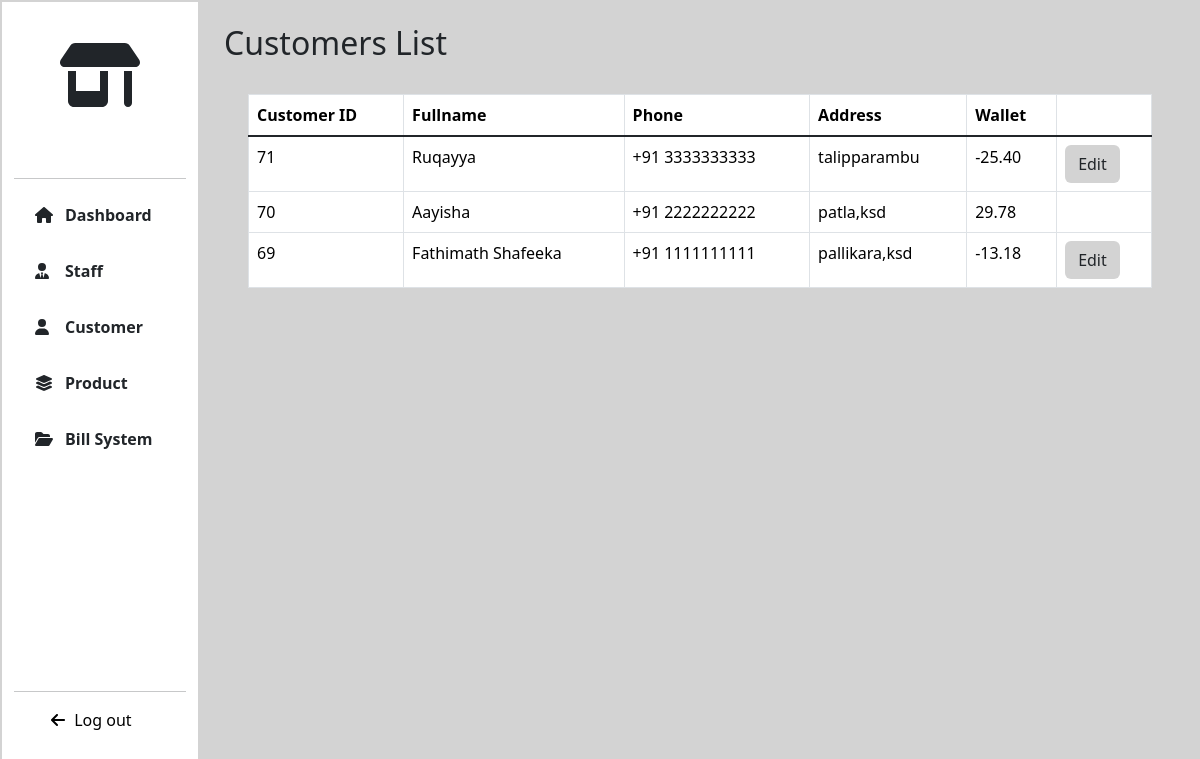
Page /CUSTOMER/ (signed in) on the earlier database version.
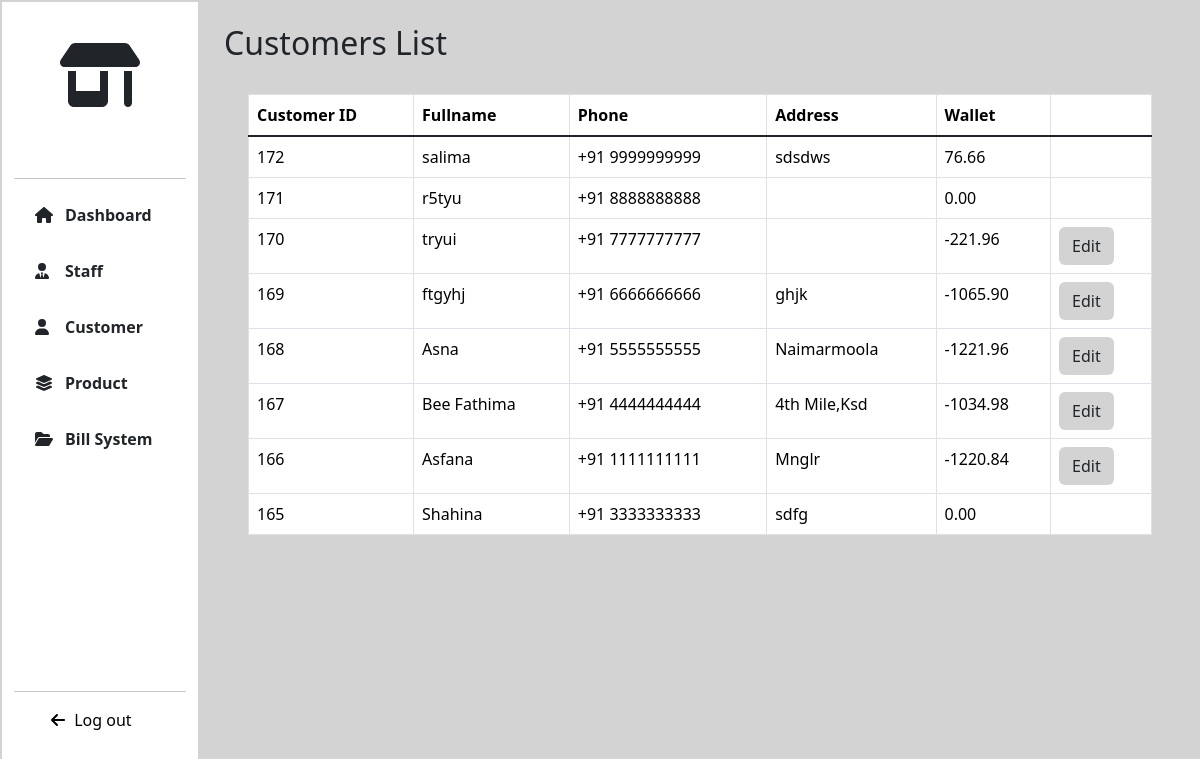
Same page on the later database version.
### CUSTOMER/models.py (models this page shows, shortened)
class Customer(models.Model):
    fullname=models.CharField(max_length=255)
    phone=models.IntegerField(unique=True)
    address=models.TextField()
    wallet=models.DecimalField(max_digits=10,decimal_places=2,default=0.00)
    credit_limit = models.DecimalField(max_digits=10, decimal_places=2, default=Decimal('1000.00'))

### CUSTOMER/views.py (the view)
# urls.py: path('',views.customers,name="customers"),
@login_required
def customers(request):
    customers=Customer.objects.all().order_by('-id')
    return render(request,"customers.html",locals())

### Templates/customers.html (shortened to what this page needs)
{% extends 'extends.html' %}
{% load static %}
{% block link %}
<link rel="stylesheet" href="{% static '/CSS/product.css' %}">
{% endblock %}
{% block content %}
<div class="col-lg-10 col-md-9 col-sm-9 page-col p-4">
   <h2>Customers List</h2>
   {% if customers %}
    <div class="table-div p-4">
        <div class="table-responsive" >
        <table class="table table-hover table-bordered">
            <thead>
                <tr>
                    <th scope="col">Customer ID</th>
                    <th scope="col">Fullname</th>
                    <th scope="col">Phone</th>
                    <th scope="col">Address</th>
                    <th scope="col">Wallet</th>
                    <th scope="col"></th>
                </tr>
                </thead>
                <tbody class="table-group-divider">
                {% for customer in customers %}
                    <tr>
                        <td class="text-nowrap">{{ customer.id }}</td>
                        <td class="text-nowrap">{{ customer.fullname }}</td>
                        <td class="text-nowrap">+91 {{ customer.phone }}</td>
                        <td class="text-nowrap">{{ customer.address }}</td>
                        <td class="text-nowrap">{{ customer.wallet }}</td>
                        <td class="text-nowrap">{% if customer.wallet < 0%}<a href="{% url 'edit_wallet' customer.id %}" class="btn btn-product">Edit</a> {% endif %}</td>
                    </tr>
                {% endfor %}
                </tbody>
        </table>
        </div>
    </div>
   {% else %}
    <div class="else">
            <div class="p-4 text-center text-box">
            <h4>No Customer found!</h4>
            </div>
    </div>
   {% endif %}
</div>
{% endblock %}

Differences in the rows shown:
removed Customer: id "71", fullname "Ruqayya", phone "3333333333", address "talipparambu", wallet "-25.40", shows "Edit"
removed Customer: id "70", fullname "Aayisha", phone "2222222222", address "patla,ksd", wallet "29.78"
removed Customer: id "69", fullname "Fathimath Shafeeka", phone "1111111111", address "pallikara,ksd", wallet "-13.18", shows "Edit"
added Customer: id "172", fullname "salima", phone "9999999999", address "sdsdws", wallet "76.66"
added Customer: id "171", fullname "r5tyu", phone "8888888888", wallet "0.00"
added Customer: id "170", fullname "tryui", phone "7777777777", wallet "-221.96", shows "Edit"
added Customer: id "169", fullname "ftgyhj", phone "6666666666", address "ghjk", wallet "-1065.90", shows "Edit"
added Customer: id "168", fullname "Asna", phone "5555555555", address "Naimarmoola", wallet "-1221.96", shows "Edit"
added Customer: id "167", fullname "Bee Fathima", phone "4444444444", address "4th Mile,Ksd", wallet "-1034.98", shows "Edit"
added Customer: id "166", fullname "Asfana", phone "1111111111", address "Mnglr", wallet "-1220.84", shows "Edit"
added Customer: id "165", fullname "Shahina", phone "3333333333", address "sdfg", wallet "0.00"
